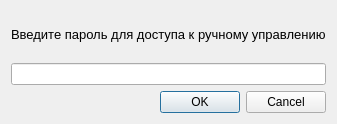
<?xml version="1.0" encoding="UTF-8"?>
<ui version="4.0">
 <class>PassDialog</class>
 <widget class="QDialog" name="PassDialog">
  <property name="geometry">
   <rect>
    <x>0</x>
    <y>0</y>
    <width>325</width>
    <height>124</height>
   </rect>
  </property>
  <property name="maximumSize">
   <size>
    <width>325</width>
    <height>140</height>
   </size>
  </property>
  <property name="windowTitle">
   <string>Dialog</string>
  </property>
  <layout class="QVBoxLayout" name="verticalLayout">
   <item>
    <widget class="QLabel" name="label">
     <property name="font">
      <font>
       <pointsize>10</pointsize>
      </font>
     </property>
     <property name="text">
      <string>Введите пароль для доступа к ручному управлению</string>
     </property>
    </widget>
   </item>
   <item>
    <widget class="QLineEdit" name="lineEdit"/>
   </item>
   <item>
    <widget class="QDialogButtonBox" name="buttonBox">
     <property name="focusPolicy">
      <enum>Qt::TabFocus</enum>
     </property>
     <property name="orientation">
      <enum>Qt::Horizontal</enum>
     </property>
     <property name="standardButtons">
      <set>QDialogButtonBox::Cancel|QDialogButtonBox::Ok</set>
     </property>
     <property name="centerButtons">
      <bool>false</bool>
     </property>
    </widget>
   </item>
  </layout>
 </widget>
 <resources/>
 <connections>
  <connection>
   <sender>buttonBox</sender>
   <signal>accepted()</signal>
   <receiver>PassDialog</receiver>
   <slot>accept()</slot>
   <hints>
    <hint type="sourcelabel">
     <x>248</x>
     <y>254</y>
    </hint>
    <hint type="destinationlabel">
     <x>157</x>
     <y>274</y>
    </hint>
   </hints>
  </connection>
  <connection>
   <sender>buttonBox</sender>
   <signal>rejected()</signal>
   <receiver>PassDialog</receiver>
   <slot>reject()</slot>
   <hints>
    <hint type="sourcelabel">
     <x>316</x>
     <y>260</y>
    </hint>
    <hint type="destinationlabel">
     <x>286</x>
     <y>274</y>
    </hint>
   </hints>
  </connection>
 </connections>
</ui>
